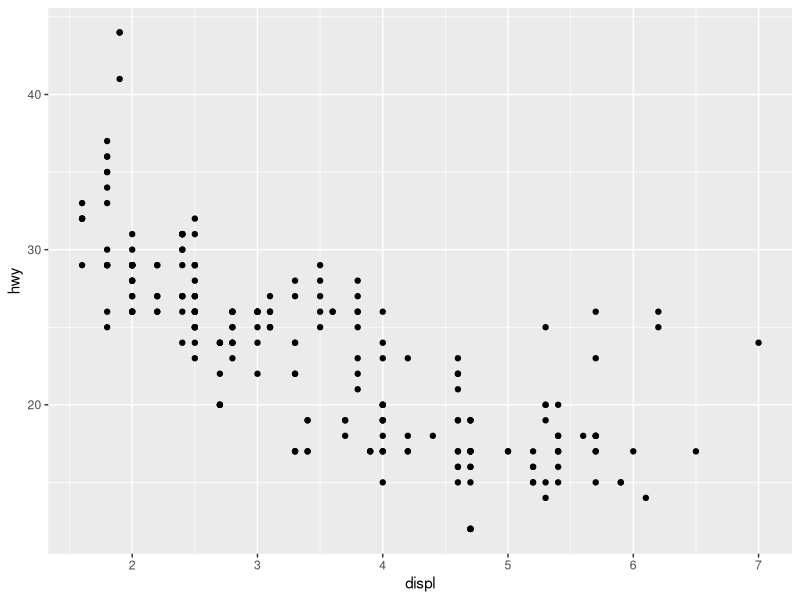
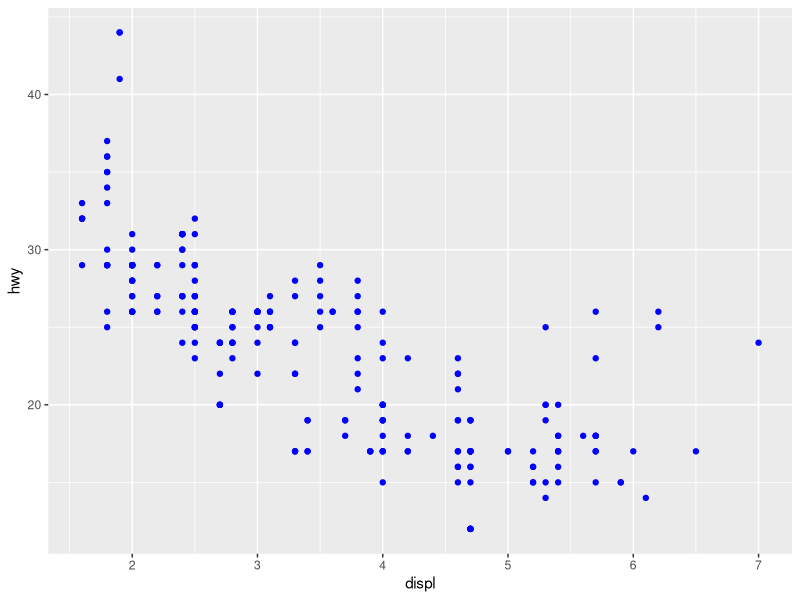
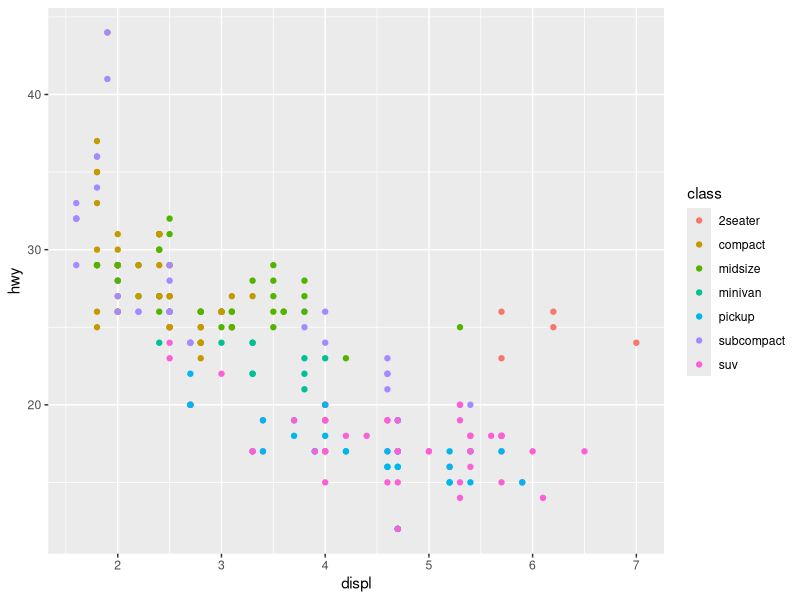
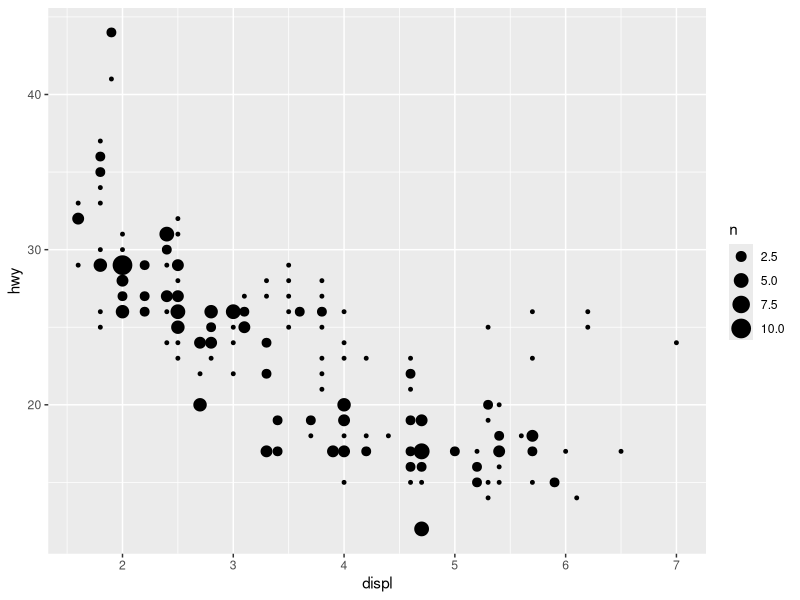
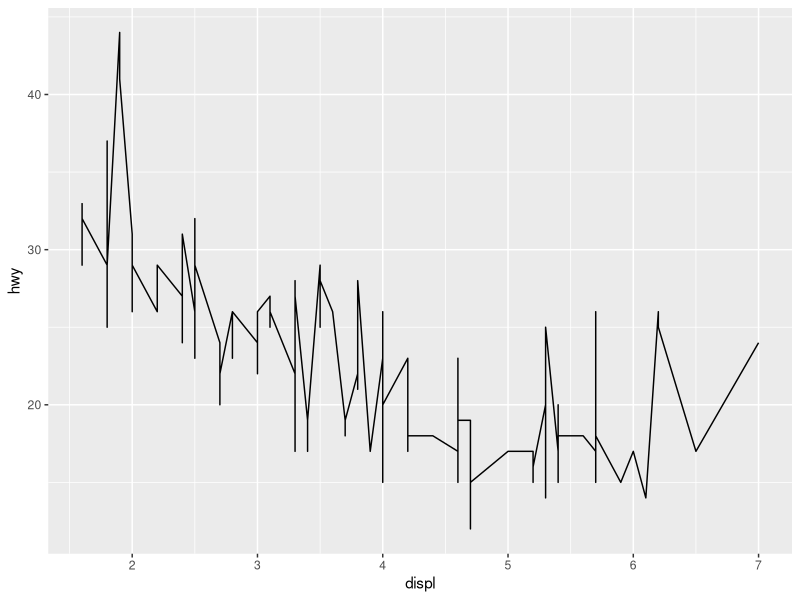
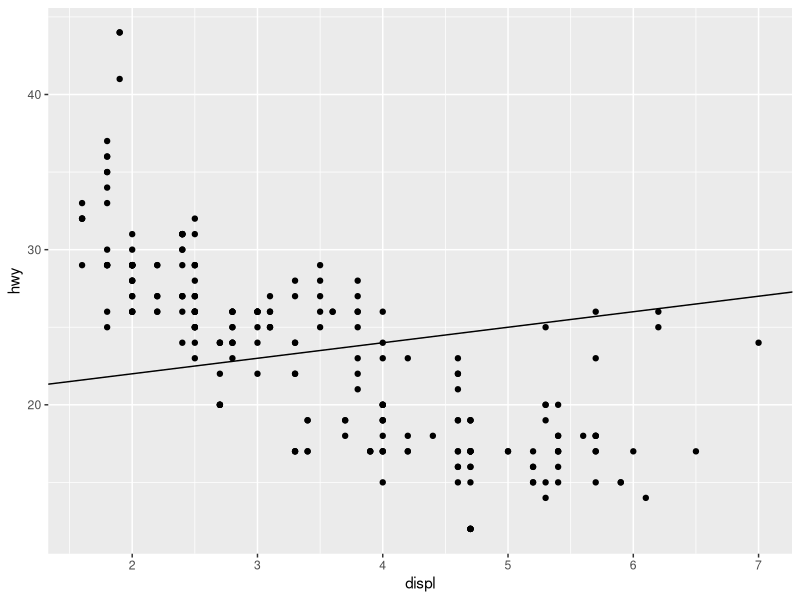
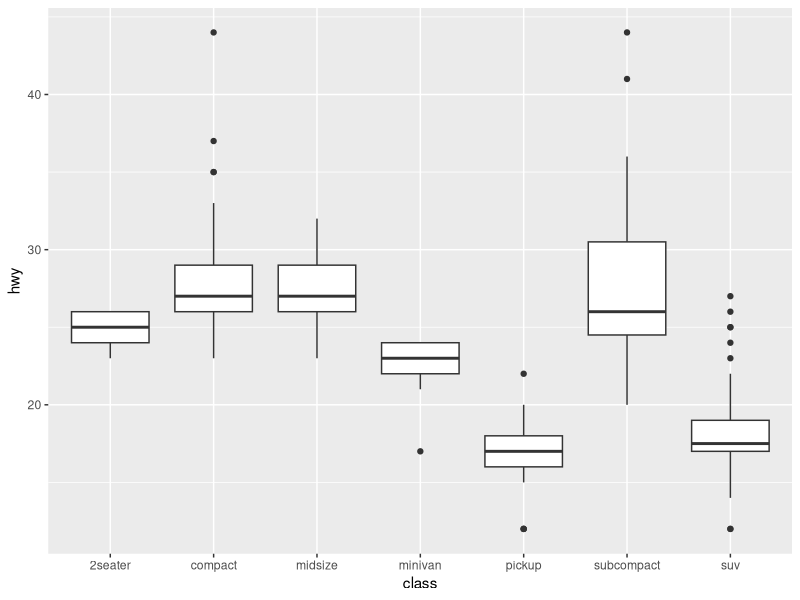
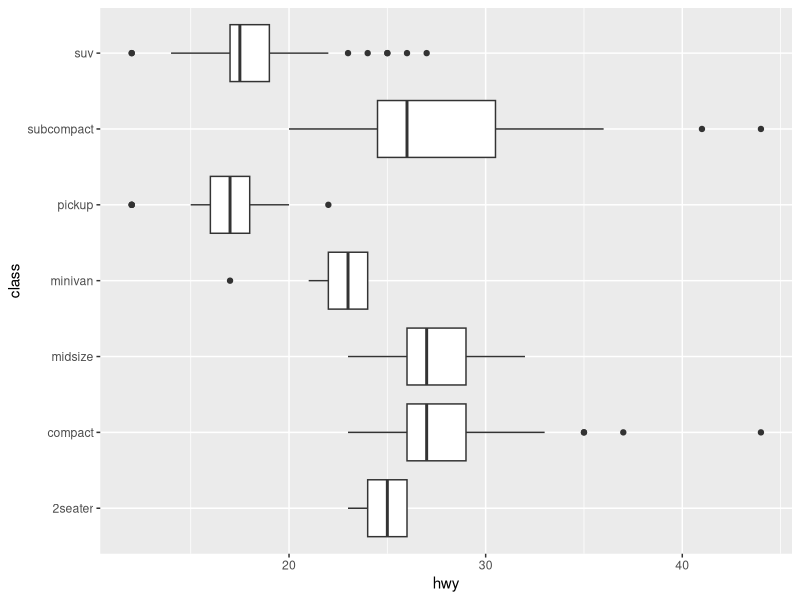

Reproduce these figures in R, in order.
## ---- chunk 1
knitr::opts_chunk$set(warning = FALSE, message = FALSE)
## ---- chunk 2
library(tidyverse)
library(ggplot2)
## ---- chunk 3
ggplot(data = mpg) +
  geom_point(aes(x = displ, y = hwy))
## ---- chunk 4
ggplot(data = mpg) +
  geom_point(aes(x = displ, y = hwy), color = "blue")
## ---- chunk 5
ggplot(data = mpg) +
  geom_point(aes(x = displ, y = hwy, color = class))
## ---- chunk 6
ggplot(data = mpg) +
  geom_count(aes(x = displ, y = hwy))
## ---- chunk 7
ggplot(data = mpg) +
  geom_line(aes(x = displ, y = hwy))
## ---- chunk 8
ggplot(data = mpg) +
  geom_point(aes(x = displ, y = hwy)) +
  geom_abline(slope = 1, intercept = 20)
## ---- chunk 9
ggplot(data = mpg) +
  geom_boxplot(aes(x = class, y = hwy))
## ---- chunk 10
ggplot(data = mpg) +
  geom_boxplot(aes(x = class, y = hwy)) +
  coord_flip()
## ---- chunk 11
ggplot(data = mpg) +
  geom_histogram(aes(x = hwy))
## ---- chunk 12
ggplot(data = mpg) +
  geom_histogram(aes(x = hwy), bins = 10)
## ---- chunk 13
ggplot(data = mpg, aes(x = hwy, y = displ)) +
  geom_bar(position = "dodge", stat = "identity")
## ---- chunk 14
x <- c(1, 1, 1, 2, 2, 2, 3, 3, 3)
y <- c(1, 2, 3, 1, 2, 3, 1, 2, 3)
df <- data.frame(x, y)
set.seed(2017)
df$z <- sample(9)
ggplot(df, aes(x, y)) +
  geom_raster(aes(fill = z))
## ---- chunk 15
ggplot(df, aes(x, y, fill = z)) +
  geom_tile() 
## ---- chunk 16
ggplot(data = mpg, aes(x = displ, y = hwy)) +
  geom_density2d() +
  geom_point(size = 1, alpha = 0.3)
## ---- chunk 17
ggplot(data = economics) +
  geom_area(aes(x = date, y = unemploy))
## ---- chunk 18
ggplot(data = mpg) +
  geom_point(aes(x = displ, y = hwy, color = class)) +
  labs(title = "displ v.s. hwy",
       subtitle = "group by different class",
       x = "Displ",
       y = "Hwy",
       color = "Class")

## ---- chunk 19
data <- data.frame(name = c("a", "b", "c"), count = c(20, 10, 30))

ggplot(data, aes(name, count)) +
  geom_bar(stat = "identity") +
  geom_text(aes(label = count))
## ---- chunk 20
ggplot(data, aes(name, count)) +
  geom_bar(stat = "identity") +
  geom_text(aes(label = count), col = "blue", vjust = -0.3, size = 5)
## ---- chunk 21
ggplot(data = mpg) +
  geom_point(aes(x = displ, y = hwy)) +
  facet_wrap(~class,nrow=2)
## ---- chunk 22
ggplot(data = mpg) +
  geom_point(aes(x = displ, y = hwy)) +
  facet_grid(drv~cyl)
